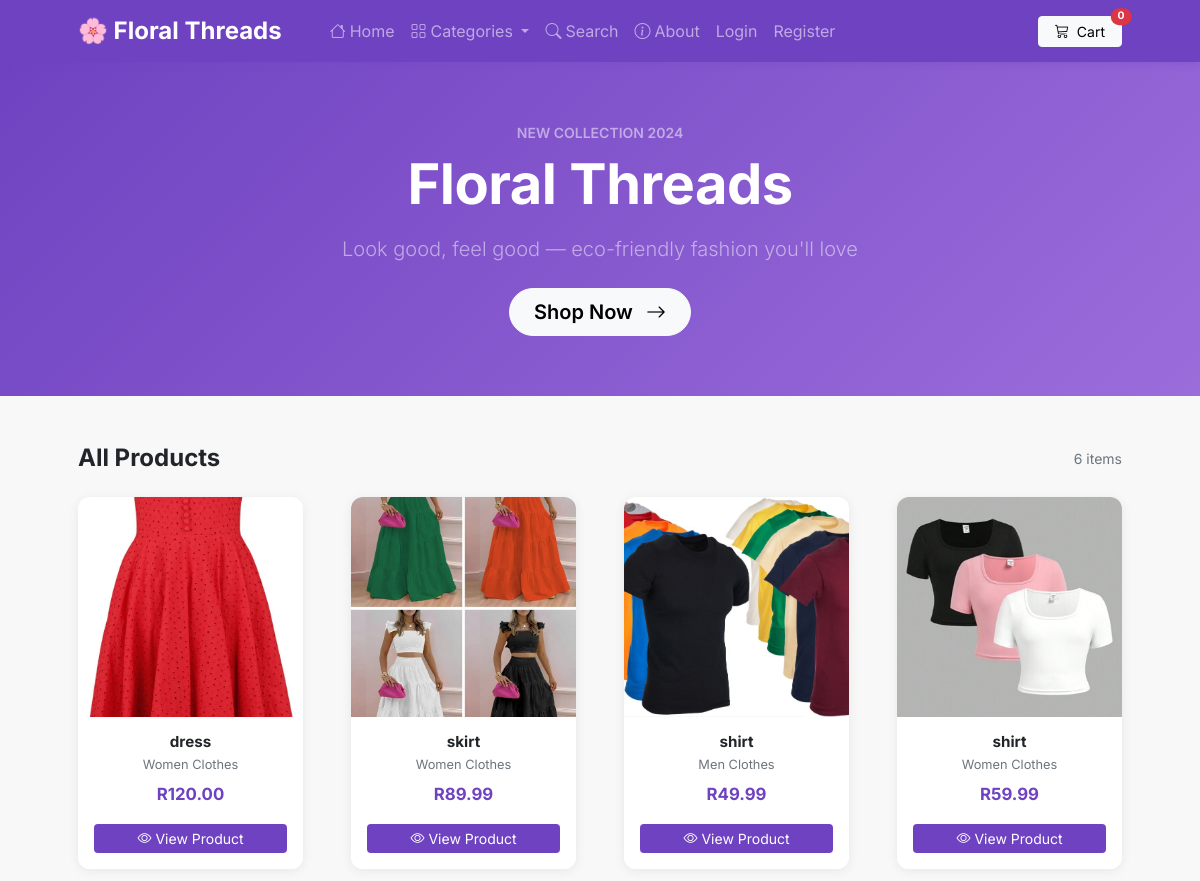
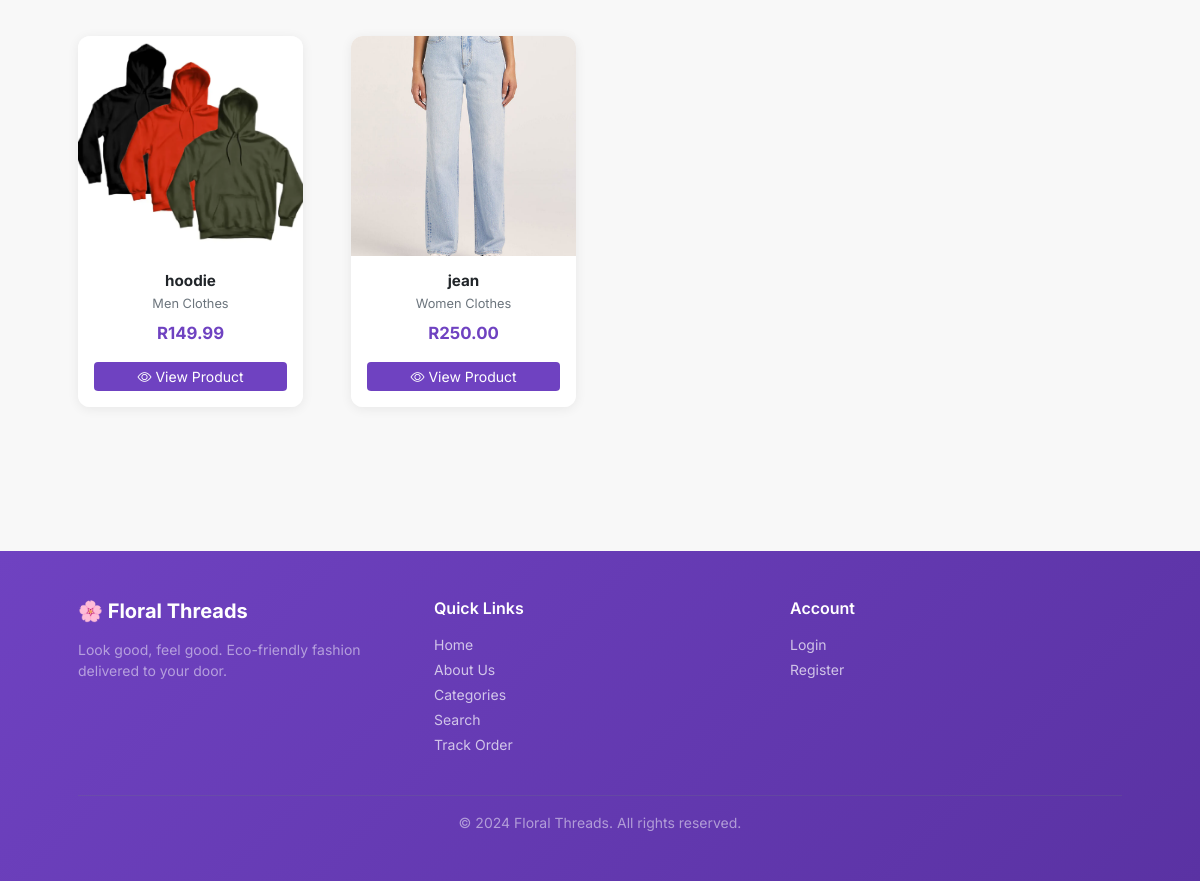
The page / on the database its author committed (2 pictures, top to bottom).
### myApp/models.py (models this page shows)
class Product(models.Model):
    name = models.CharField(max_length=100)  # Corrected max_Length to max_length
    price = models.DecimalField(default=0, decimal_places=2, max_digits=6)
    category = models.ForeignKey(Category, on_delete=models.CASCADE, default=1)
    description = models.CharField(max_length=250, default='', blank=True)
    image = models.ImageField(upload_to='uploads/product/')

class Category(models.Model):
    name = models.CharField(max_length=50)  # Corrected max_Length to max_length
    def __str__(self):
        return self.name
    class Meta:
        verbose_name_plural = 'catergories'

### myApp/views.py (the view)
# urls.py: path("", views.home, name="home"),  # This should now reference views.home
def home(request):
    products = Product.objects.all()
    return render(request, 'myApp/home.html', {'products': products})

### addcart/addcart.py (called while the page is built)
    def total_quantity(self):
        return sum(self.cart.values())

### addcart/context_processors.py (called while the page is built)
def addcart(request):
    return {'addcart':Cart(request)}

### myApp/templates/myApp/home.html
{% extends 'myApp/base.html' %}
{% block content %}
<header class="page-header text-white text-center">
    <div class="container">
        <p class="text-white-50 small fw-semibold text-uppercase letter-spacing mb-2">New Collection 2024</p>
        <h1 class="display-4 fw-bold mb-3">Floral Threads</h1>
        <p class="lead text-white-50 mb-4">Look good, feel good — eco-friendly fashion you'll love</p>
        <a href="{% url 'category_summary' %}" class="btn btn-light btn-lg px-4 fw-semibold" style="border-radius:50px;">
            Shop Now <i class="bi bi-arrow-right ms-2"></i>
        </a>
    </div>
</header>
<section class="py-5">
    <div class="container px-4 px-lg-5">
        <div class="d-flex justify-content-between align-items-center mb-4">
            <h4 class="fw-bold mb-0">All Products</h4>
            <span class="text-muted small">{{ products|length }} item{{ products|length|pluralize }}</span>
        </div>
        <div class="row gx-4 gx-lg-5 row-cols-2 row-cols-md-3 row-cols-xl-4">
            {% for product in products %}
            <div class="col mb-5">
                <div class="card h-100 border-0 shadow-sm" style="border-radius:12px; overflow:hidden;">
                    <div style="overflow:hidden; height:220px;">
                        <img class="w-100 h-100" src="{{ product.image.url }}" alt="{{ product.name }}" style="object-fit:cover;">
                    </div>
                    <div class="card-body p-3 text-center">
                        <h5 class="fw-bold mb-1" style="font-size:0.95rem;">{{ product.name }}</h5>
                        <p class="text-muted small mb-2" style="font-size:0.8rem;">{{ product.category }}</p>
                        <span class="fw-bold" style="color:#6f42c1; font-size:1.05rem;">R{{ product.price }}</span>
                    </div>
                    <div class="card-footer border-0 bg-white p-3 pt-0 text-center">
                        <a class="btn btn-ft w-100 btn-sm" href="{% url 'product' product.id %}">
                            <i class="bi bi-eye me-1"></i>View Product
                        </a>
                    </div>
                </div>
            </div>
            {% empty %}
            <div class="col-12 text-center py-5 text-muted">
                <i class="bi bi-bag-x" style="font-size:3rem;"></i>
                <p class="mt-3">No products yet. Check back soon!</p>
            </div>
            {% endfor %}
        </div>
    </div>
</section>
{% endblock %}

### myApp/templates/myApp/base.html (shortened to what this page needs)
{% load static %}
<!DOCTYPE html>
<html lang="en">
<head>
    <link href="https://cdn.jsdelivr.net/npm/bootstrap-icons@1.5.0/font/bootstrap-icons.css" rel="stylesheet" />
    <link href="{% static 'css/styles.css' %}" rel="stylesheet" />
</head>
<body>
{% include 'myApp/navbar.html' %}
{% block content %}{% endblock %}
<footer class="py-5 mt-5" style="background: linear-gradient(135deg, #6f42c1 0%, #5a32a3 100%);">
    <div class="container px-4 px-lg-5">
        <div class="row text-white">
            <div class="col-md-4 mb-4 mb-md-0">
                <h5 class="fw-bold mb-3">🌸 Floral Threads</h5>
                <p class="text-white-50 small">Look good, feel good. Eco-friendly fashion delivered to your door.</p>
            </div>
            <div class="col-md-4 mb-4 mb-md-0">
                <h6 class="fw-semibold mb-3">Quick Links</h6>
                <ul class="list-unstyled small">
                    <li class="mb-1"><a href="{% url 'home' %}">Home</a></li>
                    <li class="mb-1"><a href="{% url 'about' %}">About Us</a></li>
                    <li class="mb-1"><a href="{% url 'category_summary' %}">Categories</a></li>
                    <li class="mb-1"><a href="{% url 'search' %}">Search</a></li>
                    <li class="mb-1"><a href="{% url 'track_order' %}">Track Order</a></li>
                </ul>
            </div>
            <div class="col-md-4">
                <h6 class="fw-semibold mb-3">Account</h6>
                <ul class="list-unstyled small">
                    {% if user.is_authenticated %}
                    <li class="mb-1"><a href="{% url 'update_user' %}">My Profile</a></li>
                    <li class="mb-1"><a href="{% url 'logout' %}">Logout</a></li>
                    {% else %}
                    <li class="mb-1"><a href="{% url 'login' %}">Login</a></li>
                    <li class="mb-1"><a href="{% url 'register' %}">Register</a></li>
                    {% endif %}
                </ul>
            </div>
        </div>
        <hr class="border-secondary mt-4">
        <p class="text-center text-white-50 small mb-0">© 2024 Floral Threads. All rights reserved.</p>
    </div>
</footer>
</body>
</html>

### myApp/templates/myApp/navbar.html (shortened to what this page needs)
<nav class="navbar navbar-expand-lg navbar-dark" style="background: #6f42c1; box-shadow: 0 2px 8px rgba(111,66,193,0.3);">
    <div class="container px-4 px-lg-5">
        <a class="navbar-brand fw-bold fs-4" href="{% url 'home' %}">🌸 Floral Threads</a>
        <div class="collapse navbar-collapse" id="navbarMain">
            <ul class="navbar-nav me-auto mb-2 mb-lg-0 ms-lg-4">
                <li class="nav-item"><a class="nav-link" href="{% url 'home' %}"><i class="bi bi-house me-1"></i>Home</a></li>
                <li class="nav-item dropdown">
                    <a class="nav-link dropdown-toggle" href="#" role="button" data-bs-toggle="dropdown">
                        <i class="bi bi-grid me-1"></i>Categories
                    </a>
                </li>
                <li class="nav-item"><a class="nav-link" href="{% url 'search' %}"><i class="bi bi-search me-1"></i>Search</a></li>
                <li class="nav-item"><a class="nav-link" href="{% url 'about' %}"><i class="bi bi-info-circle me-1"></i>About</a></li>
                {% if user.is_authenticated %}
                <li class="nav-item dropdown">
                    <a class="nav-link dropdown-toggle" href="#" role="button" data-bs-toggle="dropdown">
                        <i class="bi bi-person-circle me-1"></i>{{ user.first_name|default:user.username }}
                    </a>
                    <ul class="dropdown-menu border-0 shadow">
                        <li><a class="dropdown-item" href="{% url 'update_user' %}"><i class="bi bi-person me-2"></i>My Profile</a></li>
                        <li><a class="dropdown-item" href="{% url 'update_info' %}"><i class="bi bi-geo-alt me-2"></i>Shipping Info</a></li>
                        <li><a class="dropdown-item" href="{% url 'my_orders' %}"><i class="bi bi-bag me-2"></i>My Orders</a></li>
                        <li><a class="dropdown-item" href="{% url 'track_order' %}"><i class="bi bi-search me-2"></i>Track Order</a></li>
                        {% if user.is_superuser %}
                        <li><hr class="dropdown-divider"></li>
                        <li><a class="dropdown-item" href="{% url 'not_shipped_dash' %}"><i class="bi bi-clock me-2"></i>Unshipped Orders</a></li>
                        <li><a class="dropdown-item" href="{% url 'shipped_dash' %}"><i class="bi bi-truck me-2"></i>Shipped Orders</a></li>
                        {% endif %}
                        <li><hr class="dropdown-divider"></li>
                        <li><a class="dropdown-item text-danger" href="{% url 'logout' %}"><i class="bi bi-box-arrow-right me-2"></i>Logout</a></li>
                    </ul>
                </li>
                {% else %}
                <li class="nav-item"><a class="nav-link" href="{% url 'login' %}">Login</a></li>
                <li class="nav-item"><a class="nav-link" href="{% url 'register' %}">Register</a></li>
                {% endif %}
            </ul>
            <a href="{% url 'addcart_summary' %}" class="btn btn-light btn-sm px-3 position-relative">
                <i class="bi bi-cart3 me-1"></i> Cart
                <span class="position-absolute top-0 start-100 translate-middle badge rounded-pill bg-danger" id="cart_quantity" style="font-size:0.65rem;">
                    {{ addcart.total_quantity }}
                </span>
            </a>
        </div>
    </div>
</nav>

### myApp/templates/myApp/base.html (style rules this page uses)
body { font-family: 'Inter', sans-serif; background: #f8f8f8; }
.btn-ft { background-color: #6f42c1; color: #fff; border: none; }
.page-header { background: linear-gradient(135deg, #6f42c1 0%, #9b6ddb 100%); padding: 60px 0; margin-bottom: 0; }
.page-header h1 { font-weight: 700; letter-spacing: -0.5px; }
.card { border-radius: 12px; }
.card.border-0.shadow-sm { box-shadow: 0 2px 12px rgba(0,0,0,0.07) !important; }
footer a { color: rgba(255,255,255,0.7); text-decoration: none; }

### rows shown on the page
Product: image (picture), name "dress", category "Women Clothes", price "120.00"
Product: image (picture), name "skirt", category "Women Clothes", price "89.99"
Product: image (picture), name "shirt", category "Men Clothes", price "49.99"
Product: image (picture), name "shirt", category "Women Clothes", price "59.99"
Product: image (picture), name "hoodie", category "Men Clothes", price "149.99"
Product: image (picture), name "jean", category "Women Clothes", price "250.00"

### other values the page prints
{{ addcart.total_quantity }} "0"
{{ products|length }} "6"
